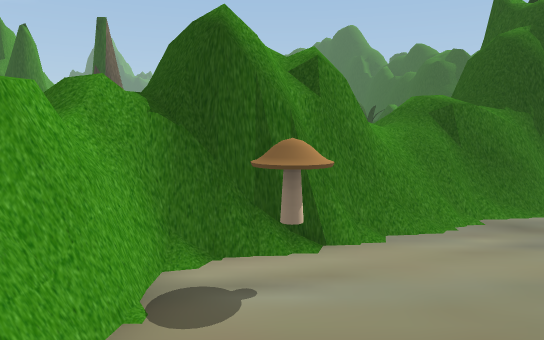
view 1 (above)

24 first-person views from a walk through a 3-D level made in the Unity game engine. The camera is 1.5 m above the floor, tilts 6° down and sees 70° across. The floor is counted in squares, 1 m on a side. Each view is taken from the middle of a square. On the plan, view 1 faces up. The plan holds only what a view shows up to about 17 squares ahead; the rest is blank. The place goes on beyond the plan. The player is left out. Some animated figures are not drawn.

view 2
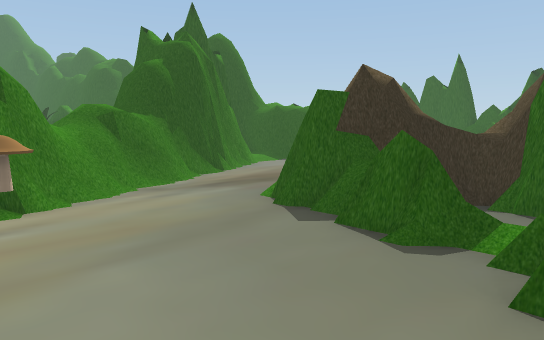

view 3
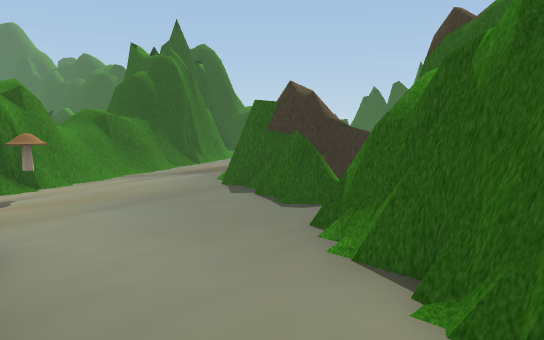

view 4
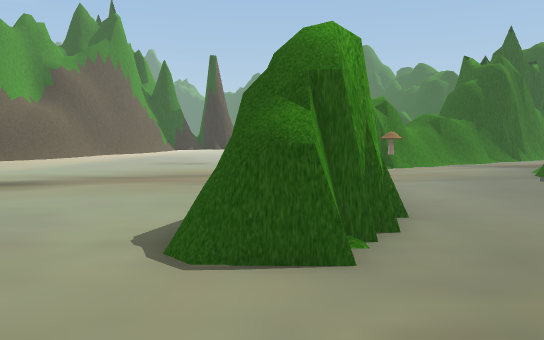

view 5
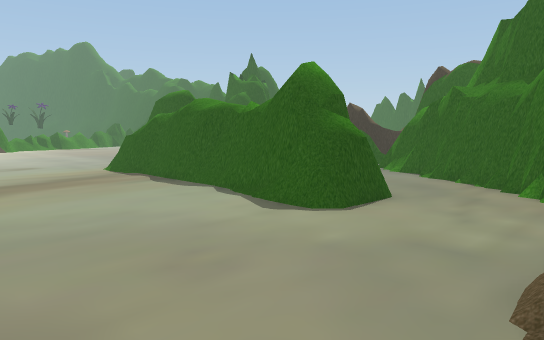

view 6
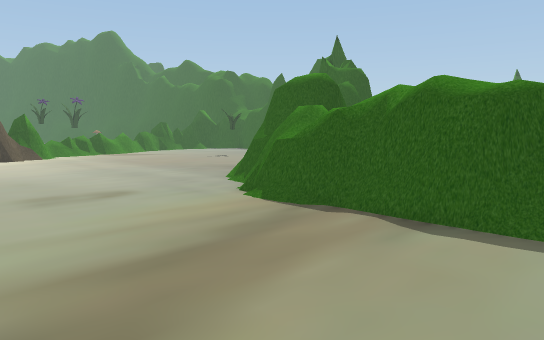

view 7
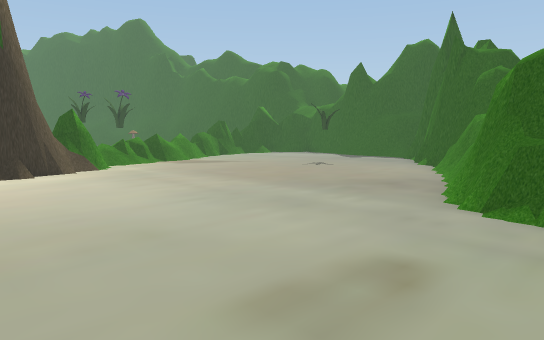

view 8
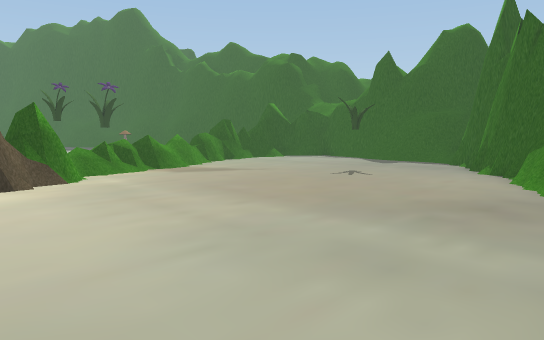

view 9
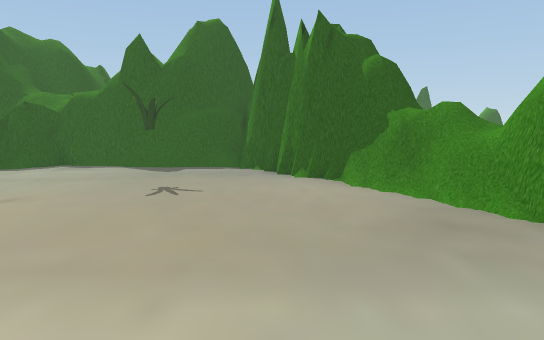

view 10
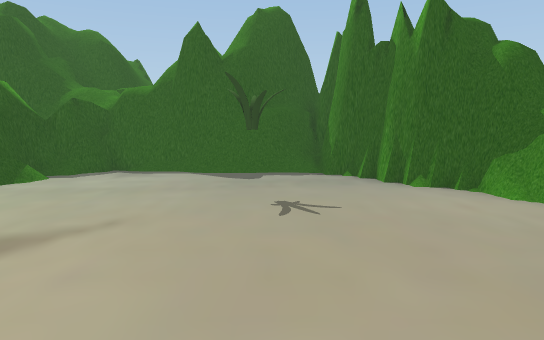

view 11
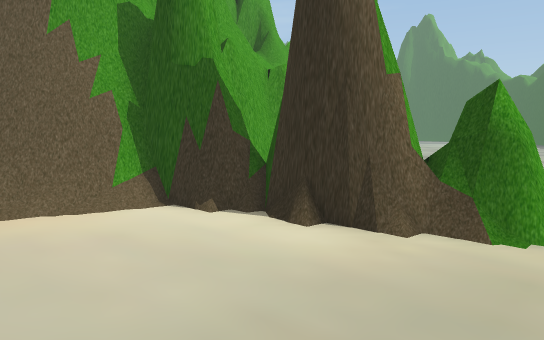

view 12
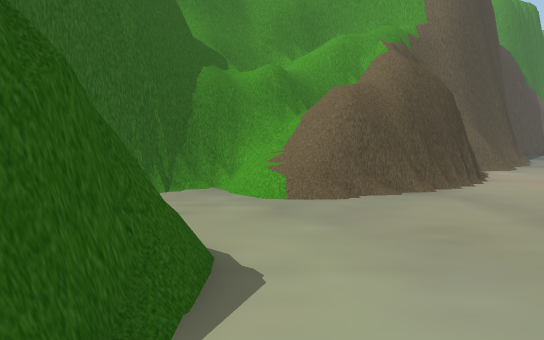

view 13
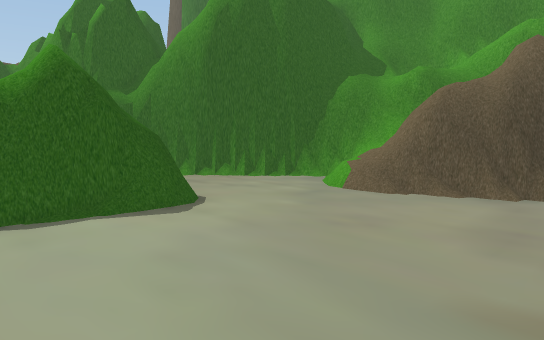

view 14
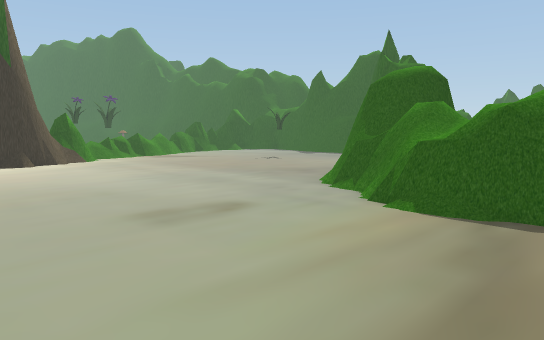

view 15
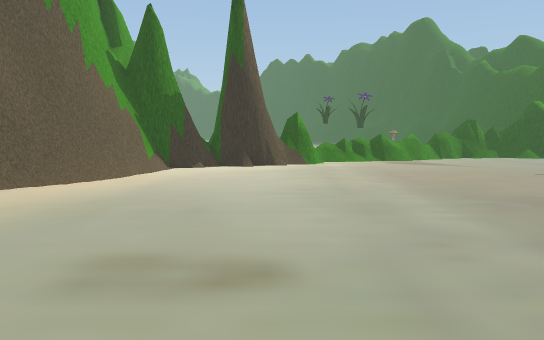

view 16
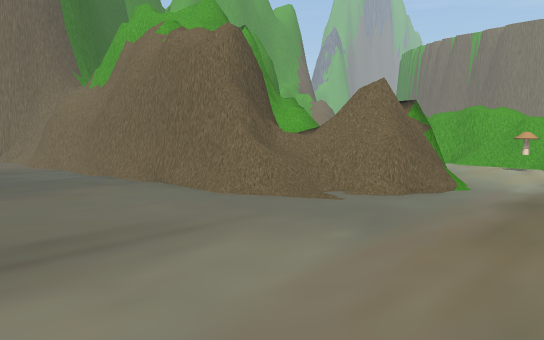

view 17
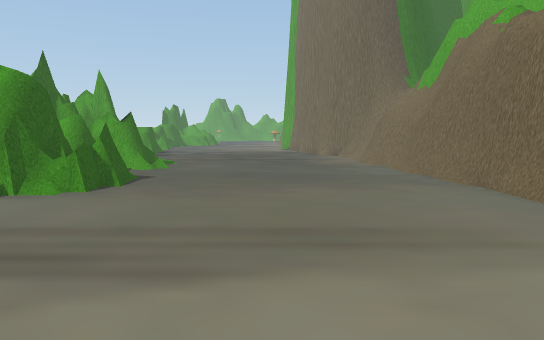

view 18
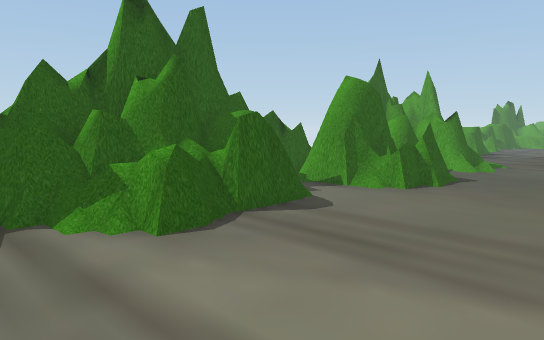

view 19
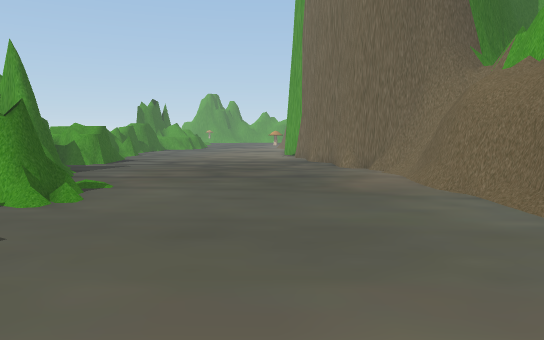

view 20
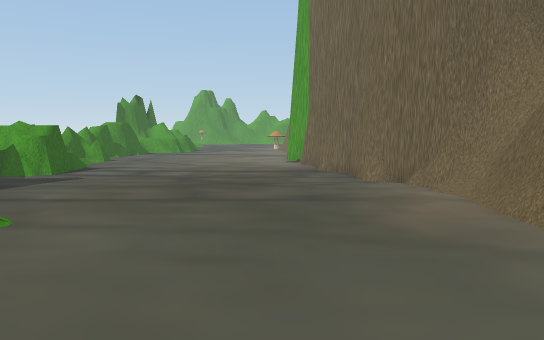

view 21
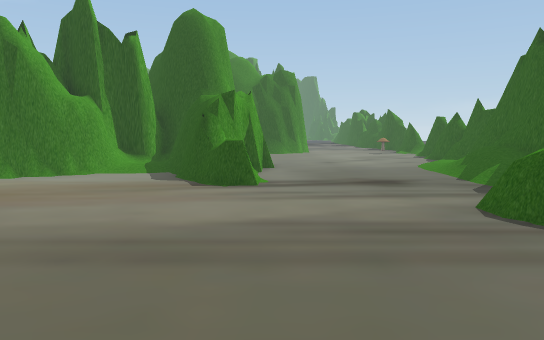

view 22
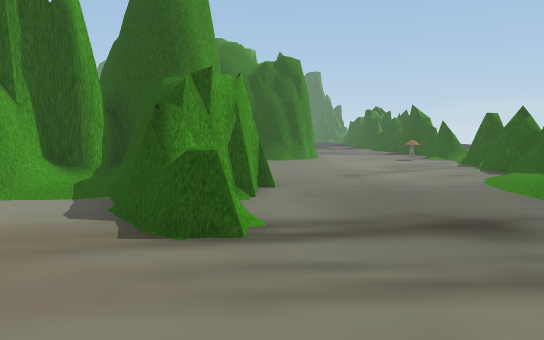

view 23
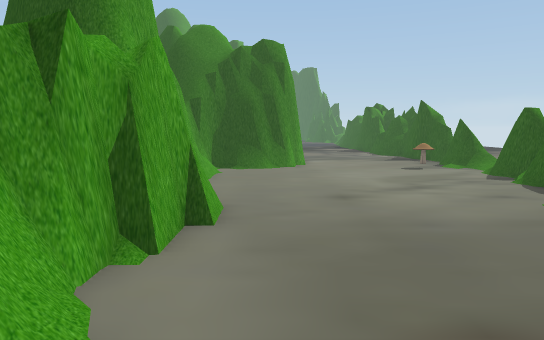

view 24
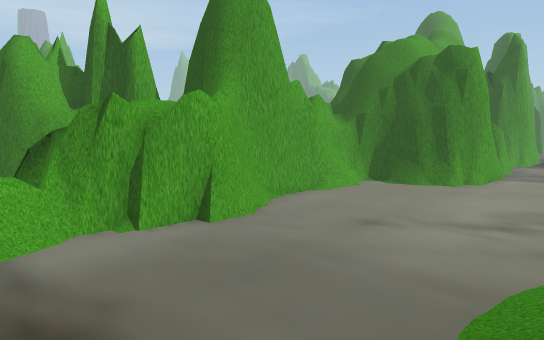

### Floor plan
Key: @ floor where view 1 was taken; # wall or solid block; . main floor; : floor 0.25 m higher than the main floor; / step, stairs or slope; = window, fence, low wall or low ledge; ^ raised ledge; M mushroom; O other object.
Columns run from 12 left of view 1 to 24 right of it. Each row starts with its distance up from view 1.
 22         =^=^=  ......##       ##.....
 21      ####............#     ###......M
 20      ###.............#     #.........
 19  #####...............#     #=........
 18 ##=..................#      #........
 17 #....................#.    #.........
 16 #....................#..    #........
 15 =....................##.    #........
 14 ....................#####   #......./
 13 ..................###  ###   #......:
 12 .................###   #/## .#...../:
 11 ................###   ##:/#.#....../
 10 ..............=###   ##=..#.#......//
  9  ...........=##### ###....=.^......//
  8  ........=##########.......^=......//
  7 .........## ##^###.................//
  6 ........=#####==....................=
  5 .......=######....................==#
  4 .......=^##=M....................=###
  3 .......=###=.....###..............=##
  2 .......=###......###=.............##
  1 .......=###......^###=............##
  0  ......=#  .@...=###^^=...........=##
 -1 . ......## .....==.## #.............#
 -2  ......=#  .....O .#  #..........=###
 -3  ......####....###    #.........==#
 -4  ......####...##.#    #=.........##
 -5  ......###...##        #.........=#
 -6  .......=....#.        #......... #
 -7  ...........##         #..........#
 -8  ..........##          #.........=#
 -9 ..........##           #.........###
-10 ...###O..##            #=......../
-11 .=##.##=##             #=..........
-12 ##  ..##               #...........=#
-13 #    ...               #...........=#
-14                         #...........
-15                          #..........
-16                          #...........
-17                          #..........=
-18                           #.........^
-19                           #.........=
-20                           #.........:
-21                           #..........

Positions as (right, up) in squares from view 1, and headings:
1: (0, 0), facing up
2: (-1, -3), facing up-right
3: (-2, -6), facing up-right
4: (-4, -10), facing up
5: (-11, -10), facing up-right
6: (-11, -2), facing up-right
7: (-11, 5), facing up-right
8: (-9, 8), facing up-right
9: (-7, 13), facing right
10: (-5, 16), facing right
11: (-4, 14), facing up-left
12: (-6, -1), facing down
13: (-12, -1), facing down-right
14: (-12, 1), facing up-right
15: (-7, 3), facing up
16: (16, 7), facing down-left
17: (16, 7), facing down
18: (16, 7), facing down-right
19: (16, 0), facing down
20: (16, -4), facing down
21: (17, -3), facing up
22: (17, 2), facing up
23: (18, 6), facing up
24: (24, 7), facing up-left
